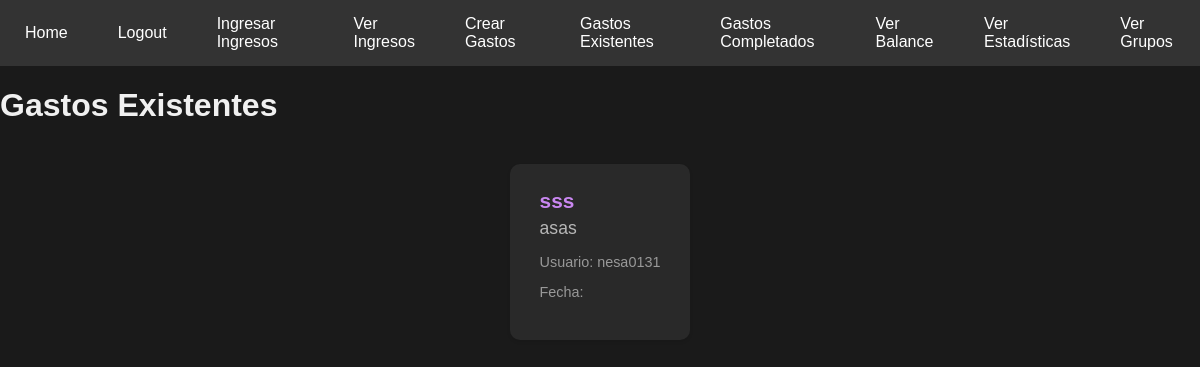
/verGastos/ (signed in), run on the app's committed database.
### tasks/models.py (models this page shows, shortened)
class CrearGasto(models.Model):
    id = models.AutoField(primary_key=True)
    Nombre = models.CharField(max_length=50)
    TIPO_GASTO_CHOICES = [
        ('servicios', 'Servicio'),
        ('deuda', 'Deuda'),
        ('comida', 'Comida'),
        ('hogar', 'Hogar'),
        ('educacion','Educacion'),
        ('ocio','Ocio'),
        ('otros', 'Otros'),
    ]
    TipoGasto = models.CharField(max_length=50, choices=TIPO_GASTO_CHOICES)
    Descripcion = models.TextField(blank=True)
    Valor = models.BigIntegerField(default=0, blank=True, null=True)
    datecreated = models.DateTimeField(auto_now_add=True)
    datecompleted = models.DateTimeField(null=True)
    IMPORTANCIA_CHOICES = [
        ('alto', 'Alto'),
        ('medio', 'Medio'),
        ('bajo', 'Bajo'),
    ]
    Importancia = models.CharField(max_length=50, choices=IMPORTANCIA_CHOICES, default='medio')
    FRECUENCIA_CHOICES = [
        ('mensual', 'Mensual'),
        ('trimestral', 'Trimestral'),
        ('semestral', 'Semestral'),
        ('unico', 'Único'),
    ]
    Frecuencia = models.CharField(max_length=50, choices=FRECUENCIA_CHOICES, default='unico')
    user = models.ForeignKey(User, on_delete=models.CASCADE)

### tasks/views.py (the view)
# urls.py: path('verGastos/',views.verGastos, name = 'verGastos'),
@login_required
def verGastos(request):
    gastos = CrearGasto.objects.filter(user=request.user, datecompleted__isnull=True )
    return render(request, 'verGastos.html',{'Gastos' : gastos})

### tasks/templates/verGastos.html (shortened to what this page needs)
{% extends 'base.html' %}
{% block content %}
<div class="container">
    <h1>Gastos Existentes</h1>
    <ul class="gastos-list">
        {% for CrearGasto in Gastos %}
        <li class="gasto-item">
            <a href="{% url 'gastoDetail' CrearGasto.id %}">
                {% if CrearGasto.important %}
                <strong class="gasto-title">{{ CrearGasto.Nombre }}</strong>
                {% else %}
                <h2 class="gasto-title">{{ CrearGasto.Nombre }}</h2>
                {% endif %}
                <p class="gasto-description">{{ CrearGasto.Descripcion }}</p>
                <p class="gasto-username">Usuario: {{ CrearGasto.user.username }}</p>
                <p class="date-completed">Fecha: {{ CrearGasto.datecompleted|date:'M j, Y H:i' }}</p>
            </a>
        </li>
        {% endfor %}
    </ul>
</div>
{% endblock %}

### tasks/templates/base.html (style rules this page uses)
body { margin: 0; padding: 0; font-family: Arial, sans-serif; background-color: #f2f2f2; }
ul { list-style: none; display: flex; justify-content: center; align-items: center; margin: 0; padding: 0; }
li { margin: 0 15px; }
a { text-decoration: none; color: #fff; padding: 5px 10px; border-radius: 5px; transition: background-color 0.3s, color 0.3s, border-color 0.3s; display: block; }

### tasks/templates/verGastos.html (style rules this page uses)
body { background-color: #1a1a1a; color: #f0f0f0; font-family: Arial, sans-serif; }
.gastos-list { list-style: none; padding: 0; margin: 0; }
.gasto-item { background-color: #2a2a2a; padding: 20px; margin: 20px 0; border-radius: 10px; box-shadow: 0 2px 4px rgba(0, 0, 0, 0.1); opacity: 0.95; transition: background-color 0.3s; }
.gasto-title { font-size: 1.3rem; margin: 0; color: #d38dfc; }
.gasto-description { font-size: 1.1rem; margin: 5px 0; color: #c0c0c0; }
.gasto-username { font-size: 0.9rem; color: #a0a0a0; }
.date-completed { font-size: 0.9rem; color: #a0a0a0; }
h1 { margin-bottom: 20px; font-size: 2rem; color: #f0f0f0; }

### data on the page
CrearGasto: Nombre "sss", Descripcion "asas", user.username "nesa0131"
